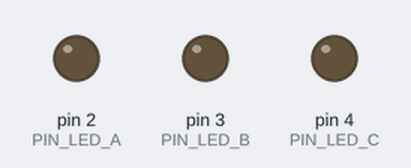
This sketch was run on a simulated Arduino Uno, built with avr-gcc and run on an emulated ATmega328P. On the bench: output pins drawn as LEDs (lit = HIGH).

Above: at 0.05 s.
At 0.55 s:
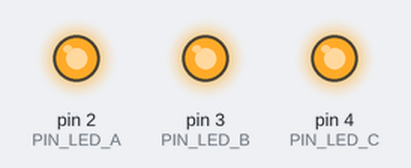
At 1.25 s:
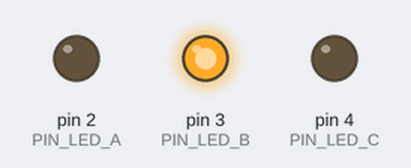
At 1.86 s:
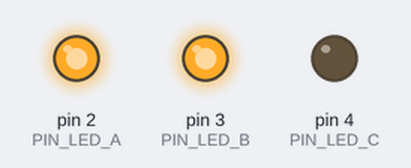
At 2.36 s:
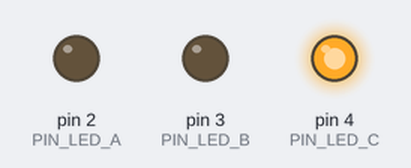
At 2.75 s:
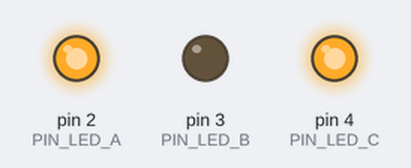
Timing chart, 0 to 3.0 s (numbered marks = the images above):
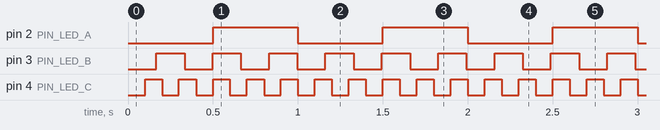

The sketch:

T10.ino
```cpp
// Задание 10*. Мигание тремя светодиодами без delay()

#define PIN_LED_A 2
#define PIN_LED_B 3
#define PIN_LED_C 4

#define LED_A_HALF_PERIOD (1000 / 2)
#define LED_B_HALF_PERIOD (1000 / 3 / 2)
#define LED_C_HALF_PERIOD (1000 / 5 / 2)

bool led_a_state, led_b_state, led_c_state;

/*
	Библиотека Arduino.h автоматически подключает и библиотеку cstdint.
	Значит есть возможность использовать типы фиксированной длины.
*/

// uint32_t - синоним unsigned long, просто запись короче.
uint32_t next_led_a_change = millis();
uint32_t next_led_b_change = millis();
uint32_t next_led_c_change = millis();


void setup() {
	pinMode(PIN_LED_A, OUTPUT);
	pinMode(PIN_LED_B, OUTPUT);
	pinMode(PIN_LED_C, OUTPUT);
}

void loop() {

	// Аналогично заданию 9.
	if (millis() >= next_led_a_change) {
		next_led_a_change += LED_A_HALF_PERIOD;
		digitalWrite(PIN_LED_A, led_a_state);

		/*
			Оператор ^ - побитовое исключающее или (xor)

			Можно использовать для лаконичной записи переключения bool переменной в противоположное значение.

			Таблица истинности xor
			A	B	(A^B)
			1	1	0
			0	1	1
			1	0	1
			0	0	0
		*/
		led_a_state ^= 1;
	}

	// аналогичный код для двух остальных светодиодов

	if (millis() >= next_led_b_change) {
		next_led_b_change += LED_B_HALF_PERIOD;
		digitalWrite(PIN_LED_B, led_b_state);
		led_b_state ^= 1;
	}

	if (millis() >= next_led_c_change) {
		next_led_c_change += LED_C_HALF_PERIOD;
		digitalWrite(PIN_LED_C, led_c_state);
		led_c_state ^= 1;
	}
}
```

Measured:
- by itself, pin 2 (PIN_LED_A): alternates HIGH for 0.50 s and LOW for 0.50 s
- by itself, pin 3 (PIN_LED_B): alternates HIGH for 0.17 s and LOW for 0.17 s
- by itself, pin 4 (PIN_LED_C): alternates HIGH for 0.10 s and LOW for 0.10 s
